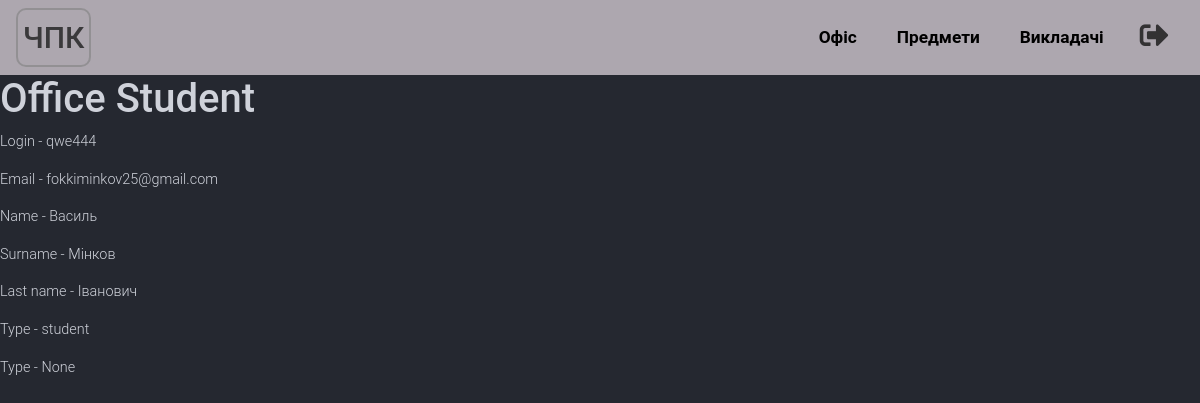
/office/ (signed in), run on the app's committed database.
### authorization/models.py (models this page shows, shortened)
class Profile(models.Model):
    user = models.OneToOneField(User, on_delete=models.CASCADE)
    name = models.CharField(max_length=100, blank=True, verbose_name="Ім'я")
    surname = models.CharField(max_length=100, blank=True, verbose_name="Прізвище")
    last_name = models.CharField(max_length=100, blank=True, verbose_name="По батькові")
    TYPE_OF_ACCESS = (
        ("student", 'Студент'),
        ("teacher", 'Викладач'),
    )
    access_profile = models.CharField(max_length=10, blank=True, choices=TYPE_OF_ACCESS)
    birth_date = models.DateField(null=True, blank=True, verbose_name="Дата народження")

### office/views.py (the view)
# urls.py: path("", OfficeIndex.as_view(), name="office_index")
class OfficeIndex(LoginRequiredMixin, View):
    login_url = '/auth/login/'
    redirect_field_name = ''
    def get(self, request):
        try:
            office = OfficeFactory.create(Profile.objects.get(user=request.user))
            return render(request, template_name=office.template, context=office.get_context())
        except:
            return render(request, 'office/not_access.html', {})

### office/utils/InterfaceOffice.py (called while the page is built)
    def get_context(self) -> dict:
        return {
            "user": self.office,
        }

### office/utils/OfficeFactory.py (called while the page is built)
    @staticmethod
    def create(user)-> object:
        if user.access_profile == 'teacher':
            return TeacherOffice(user)
        if user.access_profile == 'student':
            return StudentOffice(user)
        return False

### templates/office/student/index.html
{% extends 'office/student/base.html' %}
{% load static %}
{% block content %}
    <h1>Office Student</h1>
    <p>Login - {{ user.user.username }}</p>
    <p>Email - {{ user.user.email }}</p>
    <p>Name - {{ user.name }}</p>
    <p>Surname - {{ user.surname }}</p>
    <p>Last name - {{ user.last_name }}</p>
    <p>Type - {{ user.access_profile }}</p>
    <p>Type - {{ user.birth_date }}</p>
{% endblock content %}

### static/css/components/main.css (style rules this page uses)
body { margin: 0; font-family: "Roboto", "Helvetica Neue", Helvetica, Arial, sans-serif; font-size: 0.9rem; font-weight: 300; line-height: 1.5; color: #cfd2da; text-align: left; background-color: #252830; }

### data on the page
Profile: user.username "qwe444", user.email "fokkiminkov25@gmail.com", name "Василь", surname "Мінков", last_name "Іванович", access_profile "student", birth_date "None"
